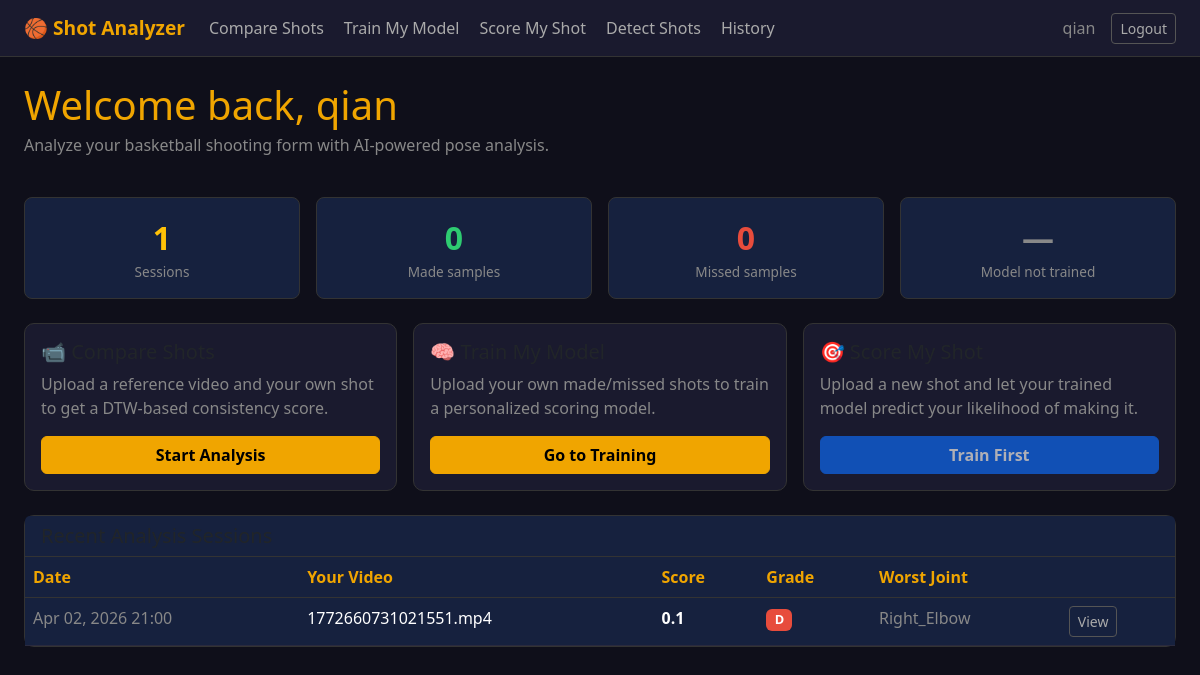
Page / (signed in) on the earlier database version.
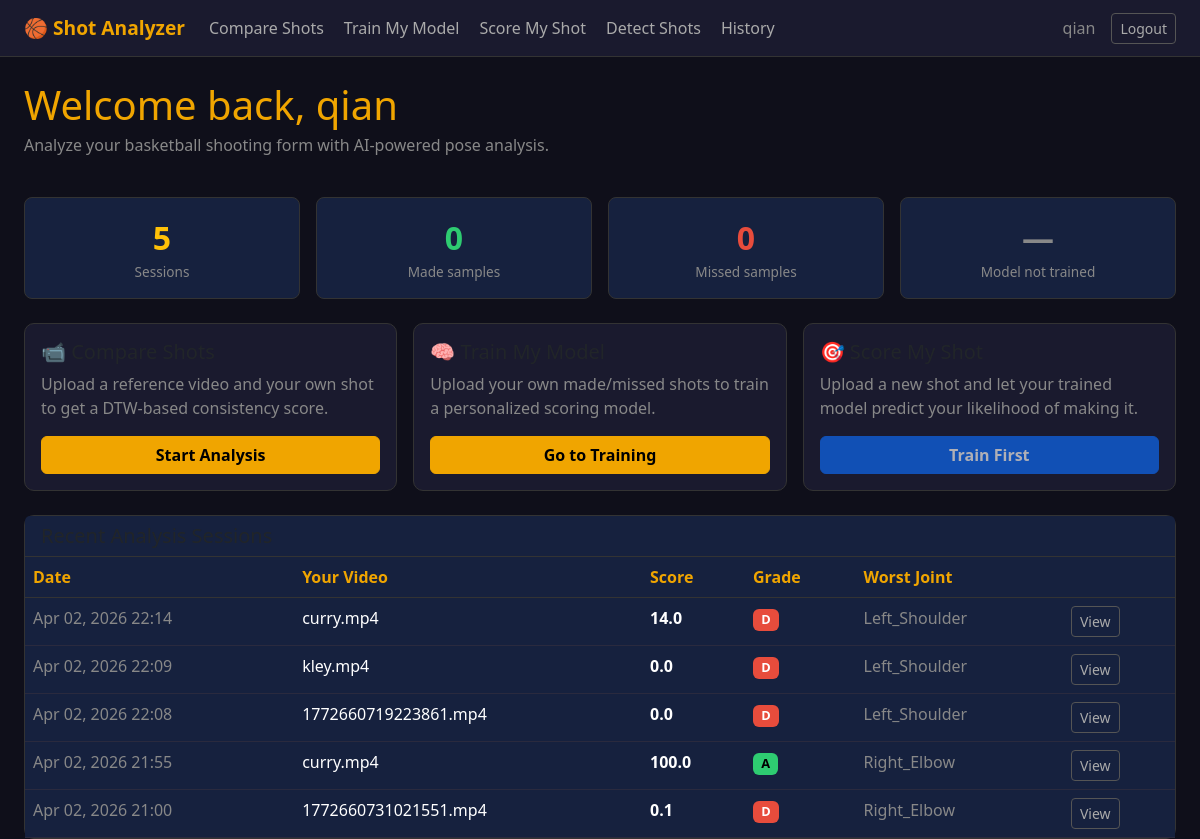
Same page on the later database version.
### shot_analyzer/models.py (models this page shows, shortened)
class AnalysisSession(models.Model):
    user = models.ForeignKey(User, on_delete=models.CASCADE, related_name='sessions')
    created_at = models.DateTimeField(auto_now_add=True)
    ref_video_name = models.CharField(max_length=255)
    user_video_name = models.CharField(max_length=255)
    overall_score = models.FloatField()
    grade = models.CharField(max_length=5)
    most_inconsistent_joint = models.CharField(max_length=50)
    most_inconsistent_phase = models.CharField(max_length=50)
    feedback_json = models.TextField()       # JSON list[str]
    joint_scores_json = models.TextField()   # JSON list[dict]
    chart_score_card = models.TextField()    # base64 PNG
    chart_radar = models.TextField()         # base64 PNG
    chart_joint_bars = models.TextField()    # base64 PNG
    chart_angle_curves = models.TextField(blank=True)  # base64 PNG
    phase_scores_json  = models.TextField(default='[]')  # JSON list[dict]
    class Meta:
        ordering = ['-created_at']

### shot_analyzer/views.py (the view)
# urls.py: path('',                    views.home,                name='home'),
@login_required
def home(request):
    recent_sessions = AnalysisSession.objects.filter(user=request.user)[:5]
    personal_model = _get_or_create_personal_model(request.user)
    sample_counts = {
        'total':  TrainingSample.objects.filter(user=request.user).count(),
        'made':   TrainingSample.objects.filter(user=request.user, label=1).count(),
        'missed': TrainingSample.objects.filter(user=request.user, label=0).count(),
    }
    return render(request, 'shot_analyzer/home.html', {
        'recent_sessions': recent_sessions,
        'personal_model': personal_model,
        'sample_counts': sample_counts,
    })

### shot_analyzer/models.py (called while the page is built)
    @property
    def is_trained(self):
        return self.model_data is not None and self.training_status == 'complete'

### shot_analyzer/views.py (called while the page is built)
def _get_or_create_personal_model(user) -> PersonalModel:
    model_obj, _ = PersonalModel.objects.get_or_create(user=user)
    return model_obj

### shot_analyzer/templates/shot_analyzer/home.html (shortened to what this page needs)
{% extends 'shot_analyzer/base.html' %}
{% block content %}
<div class="row align-items-center mb-4">
  <div class="col">
    <h1 class="mb-1">Welcome back, {{ user.username }}</h1>
    <p class="text-muted">Analyze your basketball shooting form with AI-powered pose analysis.</p>
  </div>
</div>
<div class="row g-3 mb-4">
  <div class="col-6 col-md-3">
    <div class="stat-box">
      <div class="stat-value text-warning">{{ recent_sessions.count }}</div>
      <div class="stat-label">Sessions</div>
    </div>
  </div>
  <div class="col-6 col-md-3">
    <div class="stat-box">
      <div class="stat-value" style="color:#2ECC71;">{{ sample_counts.made }}</div>
      <div class="stat-label">Made samples</div>
    </div>
  </div>
  <div class="col-6 col-md-3">
    <div class="stat-box">
      <div class="stat-value" style="color:#E74C3C;">{{ sample_counts.missed }}</div>
      <div class="stat-label">Missed samples</div>
    </div>
  </div>
  <div class="col-6 col-md-3">
    <div class="stat-box">
      {% if personal_model.is_trained %}
        <div class="stat-value" style="color:#2ECC71;">{{ personal_model.accuracy_pct }}%</div>
        <div class="stat-label">Model accuracy</div>
      {% else %}
        <div class="stat-value text-muted">—</div>
        <div class="stat-label">Model not trained</div>
      {% endif %}
    </div>
  </div>
</div>
<div class="row g-3 mb-4">
  <div class="col-md-4">
    <div class="card h-100">
      <div class="card-body d-flex flex-column">
        <h5>📹 Compare Shots</h5>
        <p class="text-muted flex-grow-1">Upload a reference video and your own shot to get a DTW-based consistency score.</p>
        <a href="{% url 'compare' %}" class="btn btn-primary">Start Analysis</a>
      </div>
    </div>
  </div>
  <div class="col-md-4">
    <div class="card h-100">
      <div class="card-body d-flex flex-column">
        <h5>🧠 Train My Model</h5>
        <p class="text-muted flex-grow-1">Upload your own made/missed shots to train a personalized scoring model.</p>
        <a href="{% url 'training' %}" class="btn btn-primary">Go to Training</a>
      </div>
    </div>
  </div>
  <div class="col-md-4">
    <div class="card h-100">
      <div class="card-body d-flex flex-column">
        <h5>🎯 Score My Shot</h5>
        <p class="text-muted flex-grow-1">Upload a new shot and let your trained model predict your likelihood of making it.</p>
        <a href="{% url 'score' %}" class="btn btn-primary {% if not personal_model.is_trained %}disabled{% endif %}">
          {% if personal_model.is_trained %}Score a Shot{% else %}Train First{% endif %}
        </a>
      </div>
    </div>
  </div>
</div>
{% if recent_sessions %}
<div class="card">
  <div class="card-header">
    <h5 class="mb-0">Recent Analysis Sessions</h5>
  </div>
  <div class="card-body p-0">
    <table class="table table-dark table-hover mb-0">
      <thead>
        <tr>
          <th>Date</th>
          <th>Your Video</th>
          <th>Score</th>
          <th>Grade</th>
          <th>Worst Joint</th>
          <th></th>
        </tr>
      </thead>
      <tbody>
        {% for s in recent_sessions %}
        <tr>
          <td class="text-muted">{{ s.created_at|date:"M d, Y H:i" }}</td>
          <td>{{ s.user_video_name }}</td>
          <td class="score-color-{{ s.grade|lower }}"><strong>{{ s.overall_score }}</strong></td>
          <td><span class="badge badge-{{ s.grade|lower }}">{{ s.grade }}</span></td>
          <td class="text-muted">{{ s.most_inconsistent_joint|title }}</td>
          <td><a href="{% url 'results' s.id %}" class="btn btn-outline-secondary btn-sm">View</a></td>
        </tr>
        {% endfor %}
      </tbody>
    </table>
  </div>
</div>
{% endif %}
{% endblock %}

Differences in the rows shown:
added AnalysisSession: created_at "Apr 02, 2026 22:14", user_video_name "curry.mp4", overall_score "14.0", grade "D", most_inconsistent_joint "Left_Shoulder"
added AnalysisSession: created_at "Apr 02, 2026 22:09", user_video_name "kley.mp4", overall_score "0.0", grade "D", most_inconsistent_joint "Left_Shoulder"
added AnalysisSession: created_at "Apr 02, 2026 22:08", user_video_name "1772660719223861.mp4", overall_score "0.0", grade "D", most_inconsistent_joint "Left_Shoulder"
added AnalysisSession: created_at "Apr 02, 2026 21:55", user_video_name "curry.mp4", overall_score "100.0", grade "A", most_inconsistent_joint "Right_Elbow"
Other differences:
{{ recent_sessions.count }}: "1" → "5"
